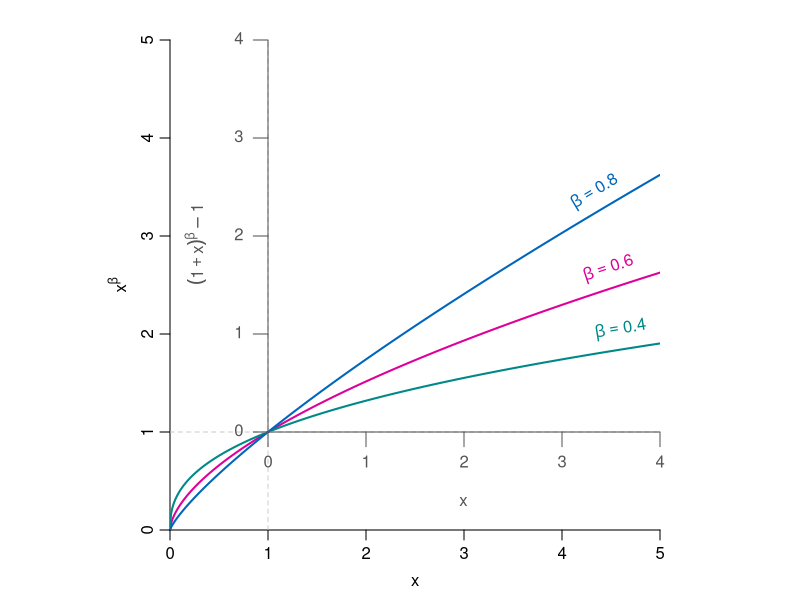

Recreate this plot in R.

g<-function(x,beta){
  (1+x)^beta-1
}

B<-10
x<-seq(1,B,0.01)
beta<-0.6
beta1<-0.6

w<-5

cols<-c("#D09","#088","#06B")
colg<-"#555"

beta1<-0.6
beta2<-0.4
beta3<-0.8

w<-5
png("FigureS01.png",w=w,h=w,units="in",res=600)

par(pty="s",mar=c(3.5,3.5,2,2),mgp=c(2,0.65,0))

x2<-seq(0,5,0.01)

plot(x2,x2^beta,xaxs="i",yaxs="i",type="l",lwd=2,col=cols[1],asp=1,
     ylim=c(0,5),xlim=c(0,5),bty="n",
     ylab=expression(x^beta),xlab=expression(x))

lines(x2,x2^beta2,lwd=2,col=cols[2])
lines(x2,x2^beta3,lwd=2,col=cols[3])

# curve labels
add_beta_label <- function(x, beta, col, offset=0.12){
  
  y <- x^beta
  
  # local slope of x^beta
  slope <- beta * x^(beta - 1)
  angle <- atan(slope) * 180 / pi
  
  text(x, y + offset,
       labels=bquote(beta == .(beta)),
       col=col,
       srt=angle,
       adj=c(0,0),
       xpd=NA)
}

add_beta_label(4.15, beta3, cols[3])  # beta = 0.8
add_beta_label(4.25, beta1, cols[1])  # beta = 0.6
add_beta_label(4.35, beta2, cols[2])  # beta = 0.4

abline(v=1,col="#CCC",lty=2)
abline(h=1,col="#CCC",lty=2)

segments(1,1,1,5,col=colg)
segments(1,1,5,1,col=colg)

ticks<-function(x,y,l=0.15,labels=NULL){
  if(length(x)>1 & length(y)==1){
    segments(x,y,x,y-l,xpd=NA,col=colg)
    text(x,y-l,labels,pos=1,xpd=NA,col=colg)
  }
  if(length(x)==1 & length(y)>1){
    segments(x-l,y,x,y,xpd=NA,col=colg)  
    text(x-l,y,labels,pos=2,xpd=NA,col=colg)
  }
}

ticks(1:5,1,labels=0:4)
ticks(1,1:5,labels=0:4)

mtext(expression((1+x)^beta-1),side=2,line=-2,adj=0.6,col=colg)
mtext(expression(x),side=1,line=-2,adj=0.6,col=colg)

dev.off()
